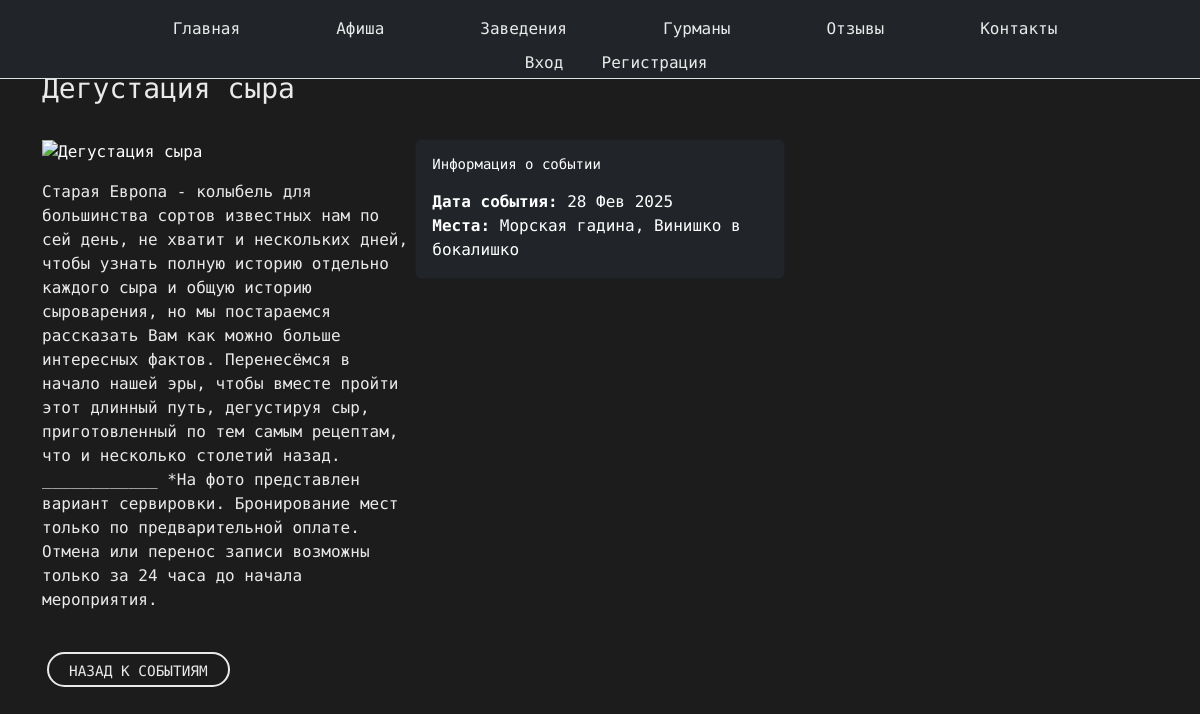
/event/2/, run on the app's committed database.
### landing/models.py (models this page shows, shortened)
class Event(models.Model):
  name = models.CharField(max_length=100)
  description = models.TextField()
  event_date = models.DateField()
  places = models.ManyToManyField(Place)
  image = models.ImageField(
    validators=[FileExtensionValidator(allowed_extensions=["jpg", "png", "webp"])],
    verbose_name="Изображение события",
    upload_to="events/",
    blank=True,
    null=True
  )

class Place(models.Model):
  name = models.CharField(max_length=100)
  description = models.TextField()
  place_email = models.EmailField()
  location = models.TextField()
  rating = models.DecimalField(max_digits=10, decimal_places=0)
  phone = models.TextField(max_length=50)
  image = models.ImageField(
    validators=[FileExtensionValidator(allowed_extensions=["jpg", "png", "webp"])],
    verbose_name="Фото заведения",
    upload_to="places/",
    blank=True,
    null=True
  )

### landing/views.py (the view)
# urls.py: path('event/<int:event_id>/', views.event, name='event'),
def event(request, event_id):
    event_obj= get_object_or_404(Event, pk=event_id)
    return render(request, 'events/event.html', context={'event': event_obj})

### templates/events/event.html
{% extends 'landing/base.html' %}
{% load static %}
{% block content %}
<div class="container my-5">
  <h1 class="mb-4 pt-4 custom-text-color">{{ event.name }}</h1>
  <div class="row gx-1">
    <div class="col-md-4">
      {% if event.image %}
        <img src="{{ event.image.url }}" alt="{{ event.name }}" class="img-fluid" style="max-height: 400px; object-fit: cover;">
      {% else %}
        <img src="{% static 'img/default.png' %}" alt="{{ event.name }}" class="img-fluid" style="max-height: 400px; object-fit: cover;">
      {% endif %}
      <p class="mt-3 custom-text-color">{{ event.description }}</p>
    </div>
    <div class="col-md-4">
      <div class="card bg-dark text-white">
        <div class="card-body">
          <h5 class="card-title">Информация о событии</h5>
          <p class="card-text">
            <strong>Дата события:</strong> {{ event.event_date|date:"d M Y" }}<br>
            <strong>Места:</strong>
            {% for place in event.places.all %}
              {{ place.name }}{% if not forloop.last %}, {% endif %}
            {% empty %}
              Нет привязанных заведений
            {% endfor %}
          </p>
        </div>
      </div>
    </div>
  </div>
  <div class="mt-4 button_user">
    <a href="{% url 'events' %}" class="custom-button">Назад к событиям</a>
  </div>
</div>
{% endblock %}

### landing/static/css/style.css (style rules this page uses)
body { background-color: #1c1c1c; color: white; font-family: 'LXGW WenKai Mono TC', 'Arial', sans-serif; }
a { color: #1f1f1f; text-decoration: none !important; outline: none !important; transition: all 0.3s ease-in-out; }
h1, h2, h3, h4, h5, h6 { letter-spacing: 0; font-weight: normal; position: relative; padding: 0 0 10px 0; line-height: normal; color: #111111; margin: 0; }
h1 { font-size: 28px; }
h5 { font-size: 14px; }
.button_user a { float: left; min-width: 75px; height: 35px; text-align: center; line-height: 35px; position: relative; padding: 0 15px; margin: 0 2px; }
.button_user .custom-button { display: inline-block; min-width: 120px; height: 35px; line-height: 35px; text-align: center; padding: 0 20px; margin: 0 5px; color: #eaeaea; border: 2px solid #eaeaea; border-radius: 25px; transition: all 0.3s ease; text-transform: uppercase; font-size: 0.9rem; }
.custom-text-color { color: #eaeaea; }

### data on the page
Event: name "Дегустация сыра", description "Старая Европа - колыбель для большинства сортов известных нам по сей день, не хватит и нескольких дней, чтобы узнать полную историю отдельно каждого сыра и общую историю сыроварения, но мы постараемся рассказать Вам как можно больше интересных фактов. Перенесёмся в начало нашей эры, чтобы вместе пройти этот длинный путь, дегустируя сыр, приготовленный по тем самым рецептам, что и несколько столетий назад. ____________ *На фото представлен вариант сервировки. Бронирование мест только по предварительной оплате. Отмена или перенос записи возможны только за 24 часа до начала мероприятия.", event_date "28 Фев 2025"
Place: name "Морская гадина"
Place: name "Винишко в бокалишко"
